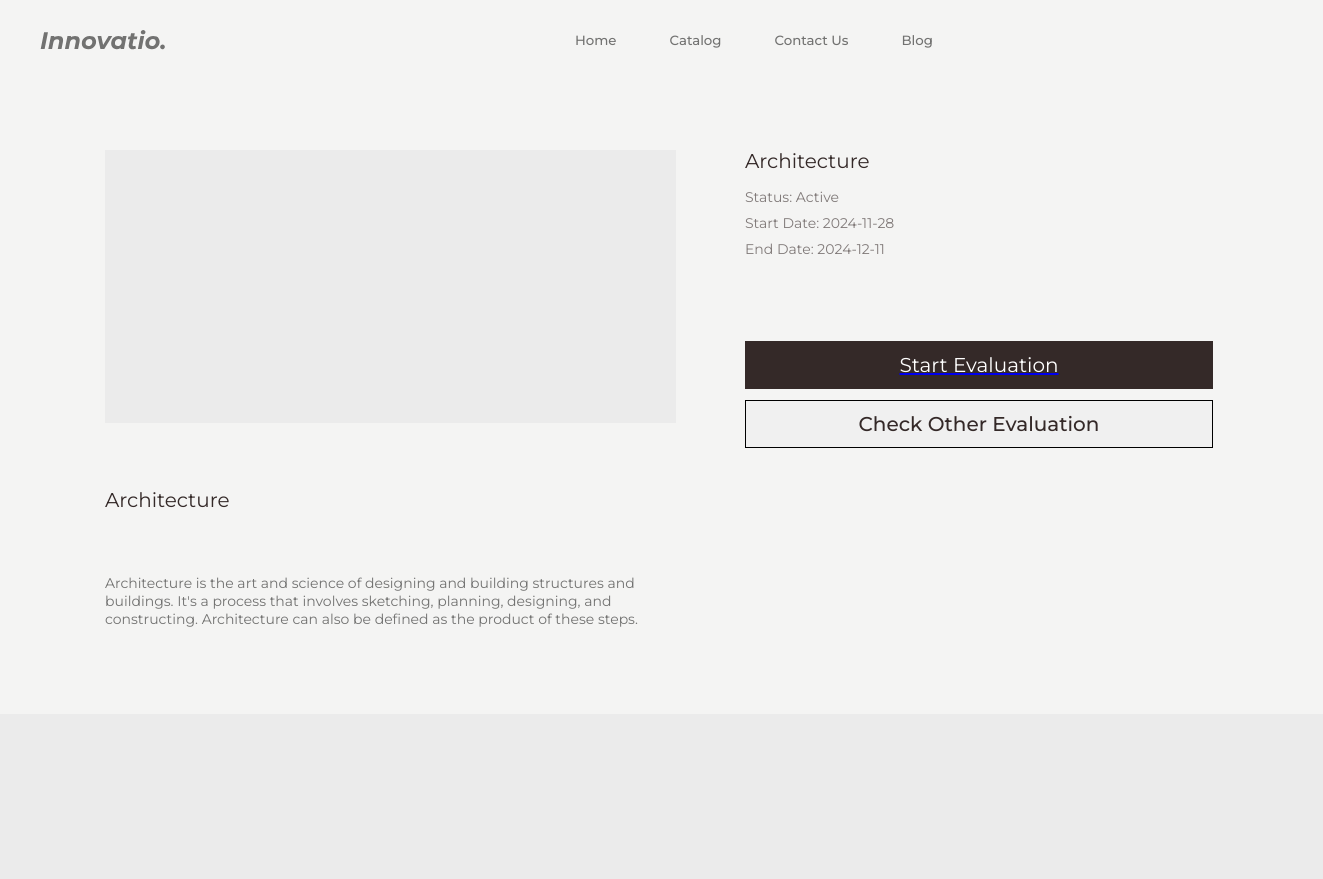
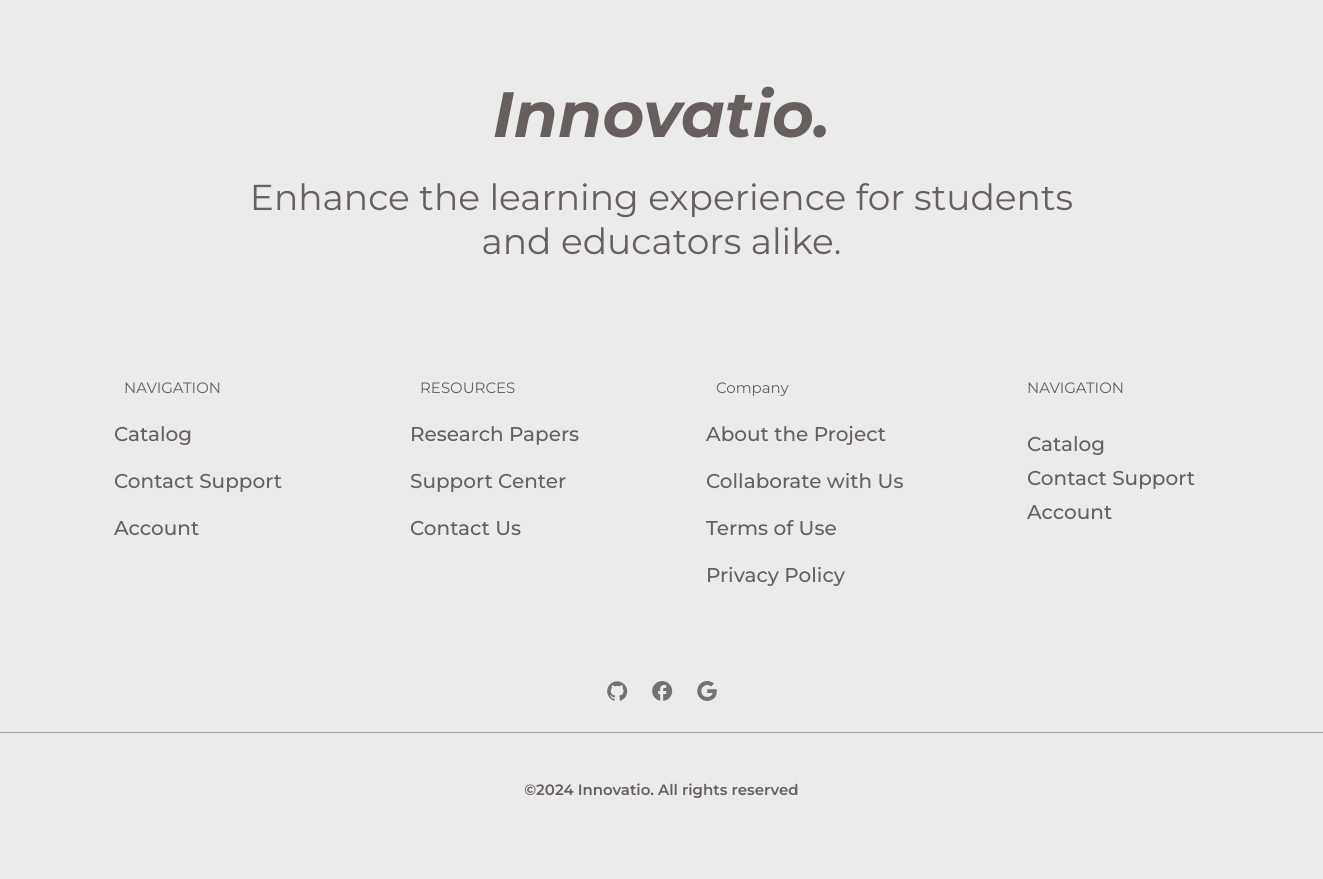
The page /pages/catalog-selection.php?course_id=5 on the database its author committed (2 pictures, top to bottom).
### tables this page shows
CREATE TABLE `courses` (
  `course_id` int(11) NOT NULL,
  `course_name` varchar(255) NOT NULL,
  `course_description` text DEFAULT NULL,
  `course_cover` varchar(256) NOT NULL,
  `active_flag` tinyint(1) NOT NULL COMMENT '0 = inactive\r\n1 = active\r\n2 = pending'
);

CREATE TABLE `evaluations` (
  `evaluation_id` int(11) NOT NULL,
  `course_id` int(11) DEFAULT NULL,
  `evaluator_type` enum('student','faculty','alumni') DEFAULT NULL,
  `criteria_id` int(11) NOT NULL,
  `evaluation_start_date` date NOT NULL,
  `evaluation_end_date` date NOT NULL,
  `active_flag` int(1) NOT NULL
);

### pages/catalog-selection.php (the view, shortened to what this page needs)
<?php
$servername = "localhost";
$username = "root";
$password = "";
$database = "evala_db1";
$con = new mysqli($servername, $username, $password, $database);
$course_id = $_GET['course_id'];
$course_query = "SELECT course_name, course_description FROM courses WHERE course_id = ?";
$stmt = $con->prepare($course_query);
$stmt->bind_param("i", $course_id);
$stmt->execute();
$course_result = $stmt->get_result();
if ($course_result->num_rows > 0) {
    $course_row = $course_result->fetch_assoc();
    $course_name = htmlspecialchars($course_row["course_name"]);
    $course_description = htmlspecialchars($course_row["course_description"]);
} else {
    $course_name = "Course not found";
    $course_description = "No description available.";
}
$evaluation_query = "
    SELECT evaluation_id, evaluator_type, evaluation_start_date, evaluation_end_date
    FROM evaluations
    WHERE course_id = ? AND active_flag = 1";
$stmt = $con->prepare($evaluation_query);
$stmt->bind_param("i", $course_id);
$stmt->execute();
$evaluation_result = $stmt->get_result();
if ($evaluation_result->num_rows > 0) {
    $evaluation = $evaluation_result->fetch_assoc();
    $evaluation_id = $evaluation['evaluation_id'];
    $evaluation_start_date = htmlspecialchars($evaluation['evaluation_start_date']);
    $evaluation_end_date = htmlspecialchars($evaluation['evaluation_end_date']);
    $evaluation_status = "Active";
} else {
    $evaluation_id = null;
    $evaluation_name = "No evaluation found";
    $evaluation_status = "N/A";
    $evaluation_start_date = "N/A";
    $evaluation_end_date = "N/A";
}
?>
<!DOCTYPE html>
<html>
<head>
    <link rel="stylesheet" href="../css/global.css" />
    <link rel="stylesheet" href="../css/catalog-selection.css" />
    <link rel="stylesheet" href="../components/all.css">
</head>
<body>
    <div class="questionnaire">
        <div class="navigator">
            <?php include('../components/nav.php') ?>
        </div>
<div class="catalog-container">
    <div class="evaluation-pics-desc">
        <div class="evaluation-img"></div>
        <div class="eval-overview">
            <div class="eva-name"><?php echo $course_name; ?></div>
            <p class="eval-desc">
                <?php echo $course_description; ?>
            </p>
        </div>
    </div>
    <div class="evaluation-navigator">
        <div class="evaluation-title">
            <div class="text-wrapper-3"><?php echo $course_name; ?></div>
            <div class="evaluation-status">
                <div class="text-wrapper-4">Status: <?php echo $evaluation_status; ?></div>
                <div class="text-wrapper-4">Start Date: <?php echo $evaluation_start_date; ?></div>
                <div class="text-wrapper-4">End Date: <?php echo $evaluation_end_date; ?></div>
            </div>
        </div>
        <div class="buttons">
<?php
if ($evaluation_id !== null) {
    echo '<a href="evaluation.php?course_id=' . $course_id . '&evaluation_id=' . $evaluation_id . '">
            <button class="start-eval-button">
                <span class="text-wrapper-6">Start Evaluation</span>
            </button>
          </a>';
} else {
    echo "<p>No active evaluation available for this course.</p>";
}
?>
            <a href="catalog.php">
                <button class="check-other-button">
                    <span class="text-wrapper-7">Check Other Evaluation</span>
                </button>
            </a>
        </div>
    </div>
</div>
        <?php include('../components/footer.php') ?>
    </div>
</body>
</html>

### css/global.css (style rules this page uses)
* { -webkit-font-smoothing: antialiased; box-sizing: border-box; }
html, body { margin: 0px; height: 100%; }
body { margin: 0; line-height: normal; }
:root { --font-montserrat: Montserrat; --font-size-mini: 15px; --font-size-xl: 20px; --color-dimgray-100: #685f5f; --gap-mini: 15px; --gap-4xl: 23px; --padding-11xs: 2px; --padding-3xs: 10px; }
:root { --text-color: #342928; --background-color: #f4f4f3; --gray-color: #ebebeb; --placeholder: #a6a6a6; --text-gray: #727271; }
:root { --dark-button: #342928; --dark-button-hover: #523f3e; }
:root { --hollow-button: #342928; --hollow-button-hover: #e8e8e7; }

### css/catalog-selection.css (style rules this page uses)
.questionnaire { display: flex; flex-direction: column; align-items: center; gap: 87px; position: relative; background-color: var(--background-color); }
.questionnaire .catalog-container { display: inline-flex; align-items: flex-start; justify-content: center; gap: 69px; position: relative; flex: 0 0 auto; margin-top: 150px; }
.questionnaire .evaluation-pics-desc { display: flex; flex-direction: column; width: 571px; align-items: flex-start; gap: 66px; position: relative; }
.questionnaire .evaluation-img { position: relative; align-self: stretch; width: 100%; height: 273px; background-color: var(--gray-color); }
.questionnaire .eval-overview { position: relative; align-self: stretch; width: 100%; height: 138px; }
.questionnaire .eva-name { position: absolute; top: -1px; left: 0; font-family: "Montserrat", Helvetica; font-weight: 400; color: var(--text-color); font-size: 20px; letter-spacing: 0; line-height: normal; white-space: nowrap; }
.questionnaire .eval-desc { position: absolute; width: 551px; top: 71px; left: 0; font-family: "Montserrat", Helvetica; font-weight: 400; color: var(--text-gray); font-size: 14px; letter-spacing: 0; line-height: normal; }
.questionnaire .evaluation-navigator { display: flex; flex-direction: column; width: 473px; height: 281px; align-items: flex-start; gap: 83px; position: relative; }
.questionnaire .evaluation-title { display: flex; flex-direction: column; align-items: left; gap: 16px; position: relative; align-self: stretch; width: 100%; flex: 0 0 auto; }
.questionnaire .text-wrapper-3 { position: relative; align-self: stretch; margin-top: -1px; font-family: "Montserrat", Helvetica; font-weight: 400; color: var(--text-color); font-size: 20px; letter-spacing: 0; line-height: normal; }
.questionnaire .evaluation-status { display: inline-flex; flex-direction: column; align-items: flex-start; gap: 9px; position: relative; flex: 0 0 auto; }
.questionnaire .text-wrapper-4 { position: relative; align-self: stretch; margin-top: -1px; font-family: "Montserrat", Helvetica; font-weight: 400; color: var(--text-color); font-size: 14px; letter-spacing: 0; line-height: normal; opacity: 0.6; }
.questionnaire .buttons { display: flex; flex-direction: column; width: 468px; align-items: flex-start; gap: 11px; position: relative; flex: 0 0 auto; }
.questionnaire .start-eval-button { display: flex; height: 48px; align-items: center; justify-content: center; gap: 10px; padding: 10px; position: relative; align-self: stretch; width: 100%; background-color: var(--dark-button); }
.questionnaire .text-wrapper-6 { position: relative; width: fit-content; font-family: "Montserrat", Helvetica; font-weight: 400; color: #ffffff; font-size: 20px; letter-spacing: 0; line-height: normal; white-space: nowrap; }
.questionnaire .check-other-button { text-decoration: none; height: 48px; padding: 10px; position: relative; align-self: stretch; width: 100%; background-color: #f0f0f0; border: 1px solid; }
.questionnaire .start-eval-button { display: flex; height: 48px; align-items: center; justify-content: center; gap: 10px; padding: 10px; position: relative; align-self: stretch; width: 100%; background-color: var(--dark-button); color: white; border: none; font-size: 16px; cursor: pointer; }
.questionnaire .text-wrapper-7 { position: relative; width: fit-content; font-family: "Montserrat", Helvetica; font-weight: 500; color: #342928; font-size: 20px; letter-spacing: 0; line-height: normal; white-space: nowrap; text-decoration: none; }
.catalog-container a { width: 100%; }

### components/nav.css (style rules this page uses)
body { background-color: #f4f4f3; }
.navigator { display: flex; justify-content: space-between; align-items: center; position: fixed; top: 0; left: 0; width: 100%; background-color: #f4f4f3; z-index: 1000; }

### rows shown on the page
courses: course_name "Architecture", course_description "Architecture is the art and science of designing and building structures and buildings. It's a process that involves sketching, planning, designing, and constructing. Architecture can also be defined as the product of these steps."
evaluations: evaluation_start_date "2024-11-28", evaluation_end_date "2024-12-11"

### other values the page prints
$evaluation_status "Active"
